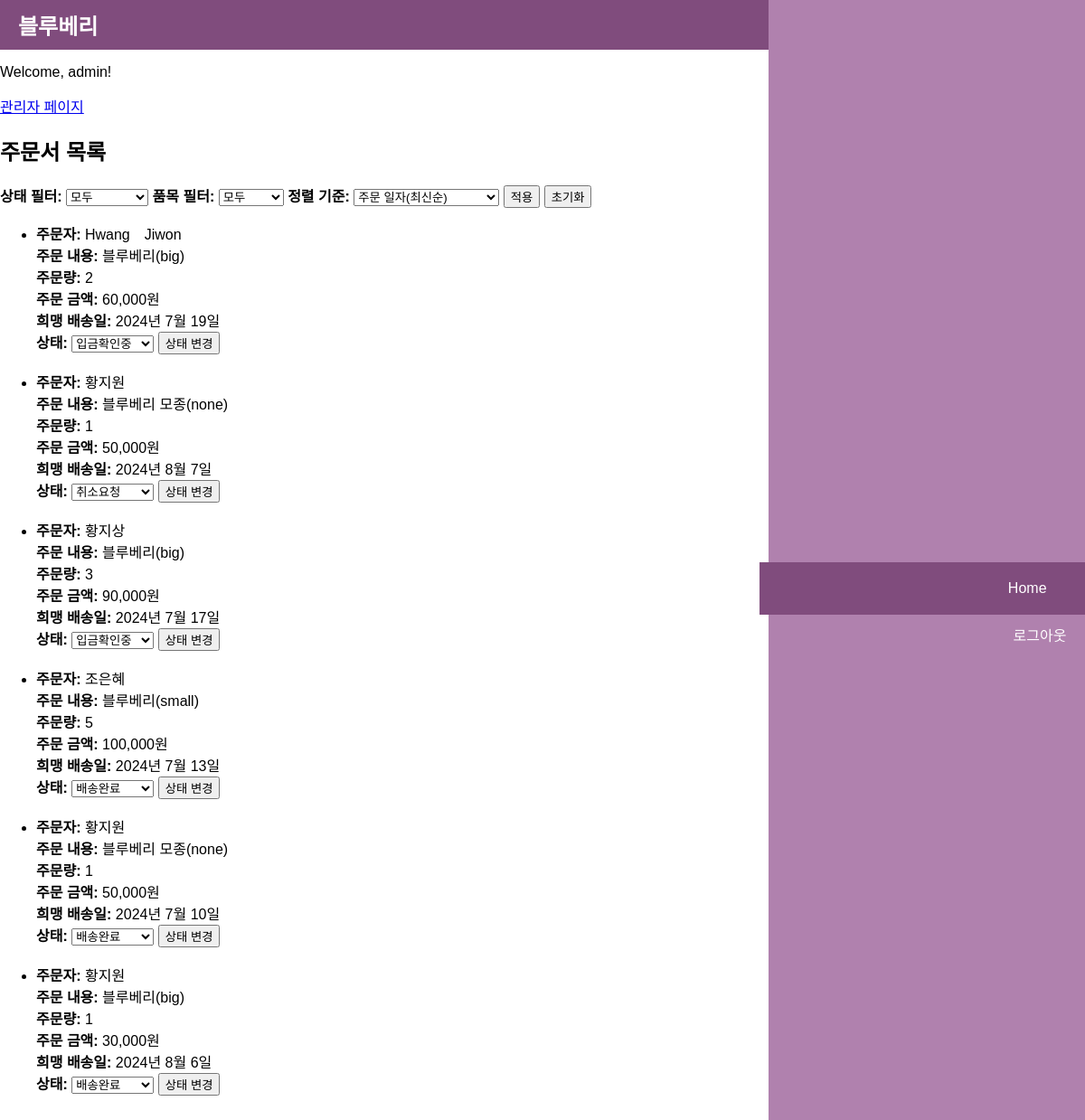
The page /custom-admin/orders/ (signed in) on the database as committed earlier.
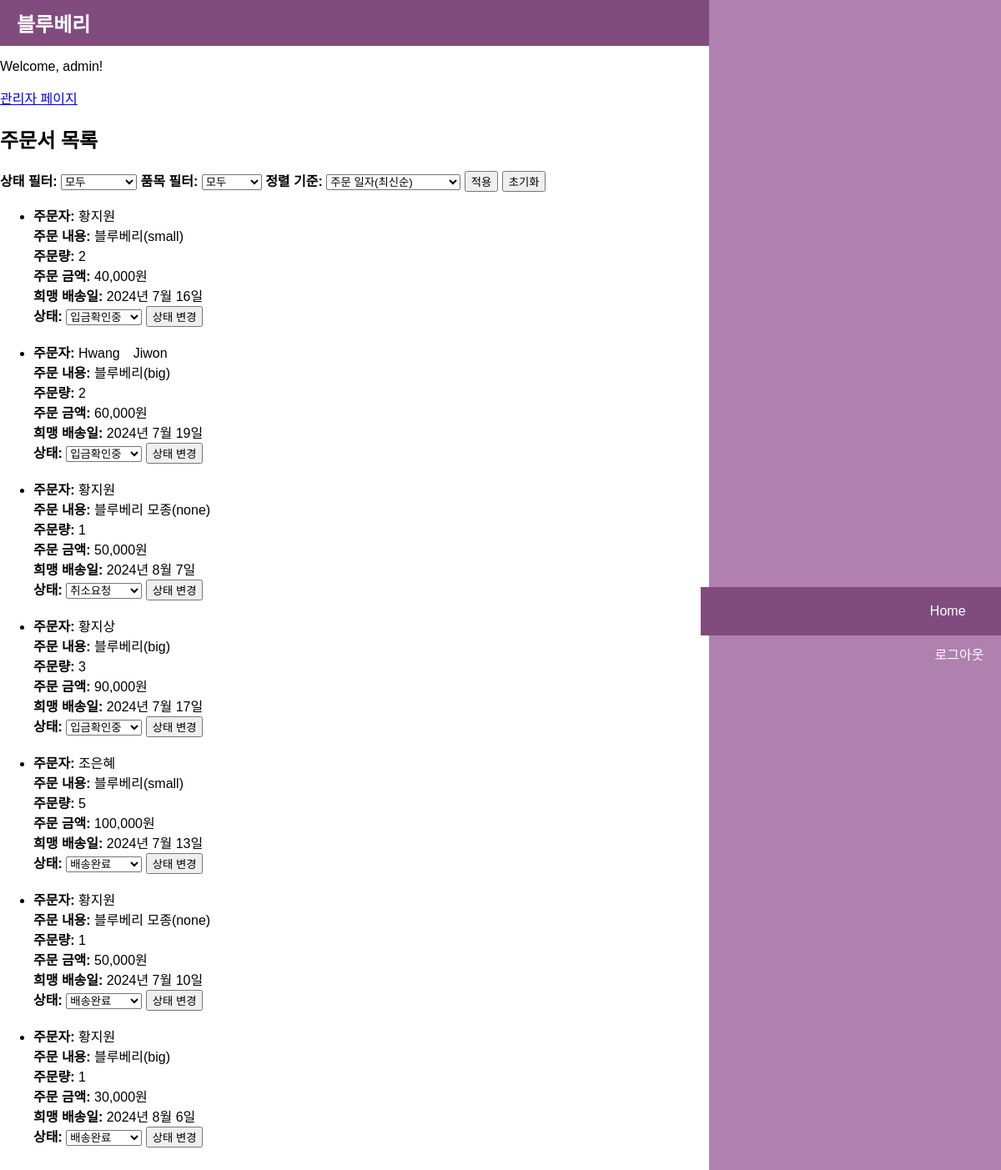
The same page on the database as committed later.
### orders/models.py (models this page shows, shortened)
class Order(models.Model):
    SIZE_CHOICES = [
        ('small', '소과'),
        ('big', '대과'),
        ('none', '모종(해당없음)'),
    ]
    STATUS_CHOICES = [
        ('pending', '입금확인중'),
        ('preparing', '배송준비중'),
        ('shipping', '배송중'),
        ('completed', '배송완료'),
        ('canceling', '취소요청'),
        ('cancelled', '취소완료'),
    ]
    user = models.ForeignKey(User, on_delete=models.CASCADE)
    item = models.ForeignKey(Item, on_delete=models.CASCADE)
    size = models.CharField(max_length=5, choices=SIZE_CHOICES, null=True, blank=True)
    quantity = models.PositiveIntegerField()
    name = models.CharField(max_length=100)
    contact = models.CharField(max_length=100)
    postcode = models.CharField(max_length=10)
    address = models.CharField(max_length=255)
    detail_address = models.CharField(max_length=255)
    preferred_delivery_date = models.DateField()
    depositor_name = models.CharField(max_length=100)
    status = models.CharField(max_length=10, choices=STATUS_CHOICES, default='입금확인중')
    review_written = models.BooleanField(default=False) #TODO
    total_price = models.DecimalField(max_digits=10, decimal_places=0, editable=False)
    cancel_requested = models.BooleanField(default=True)

### items/models.py (models this page shows)
class Item(models.Model):
    CATEGORY_CHOICES = [
        ('fruit','과일'),
        ('seed','모종'),
    ]
    name = models.CharField(max_length=100)
    category = models.CharField(max_length=20,choices=CATEGORY_CHOICES)
    price_per_small = models.DecimalField(max_digits=10, decimal_places=0, null=True, blank=True)
    price_per_big = models.DecimalField(max_digits=10, decimal_places=0, null=True, blank=True)
    price_per_unit = models.DecimalField(max_digits=10, decimal_places=0, null=True, blank=True)
    def __str__(self):
        return self.name

### custom_admin/views.py (the view)
    def wrapped_view_func(request, *args, **kwargs):
        if not request.user.is_staff:
            messages.error(request, "관리자만 권한이 있는 페이지입니다.")
            return redirect('home')
        return view_func(request, *args, **kwargs)

### custom_admin/views.py (called while the page is built)
def admin_required(view_func):
    def wrapped_view_func(request, *args, **kwargs):
        if not request.user.is_staff:
            messages.error(request, "관리자만 권한이 있는 페이지입니다.")
            return redirect('home')
        return view_func(request, *args, **kwargs)
    return wrapped_view_func

@admin_required
def order_list(request):
    orders = Order.objects.all()
    get_status = request.GET.get('status')
    if get_status:
        orders = orders.filter(status=get_status)
    get_item = request.GET.get('item')
    if get_item:
        orders = orders.filter(item__category=get_item)
    sort_by = request.GET.get('sort_by')
    if sort_by:
        if sort_by == "total_price":
            orders = orders.order_by(sort_by).reverse()
        elif sort_by == "preferred_delievery_date":
            orders = orders.order_by(sort_by)
    else: # 기본은 최신순
        orders = orders.order_by('-id')
    return render(request, 'custom_admin/order_list.html', {'orders': orders})

### custom_admin/templates/custom_admin/order_list.html (shortened to what this page needs)
{% extends 'base.html' %}
{% block content %}
<a href="{% url 'admin_dashboard' %}">관리자 페이지</a>
<h2>주문서 목록</h2>
<form method="get">
    <strong>상태 필터:</strong>
    <select name="status">
        <option value="">모두</option>
    </select>
    <strong>품목 필터:</strong>
    <select name="item">
        <option value="">모두</option>
    </select>
    <strong>정렬 기준:</strong>
    <select name="sort_by">
        <option value="">주문 일자(최신순)</option>
    </select>
    <button type="submit">적용</button>
    <a href="{% url 'admin_order_list' %}">
      <button type="button">초기화</button>
    </a>
</form>
<ul>
    {% for order in orders %}
    <li>
        <strong>주문자:</strong> {{ order.name }}<br>
        <strong>주문 내용:</strong> {{ order.item }}({{ order.size }})<br>
        <strong>주문량:</strong> {{ order.quantity }}<br>
        <strong>주문 금액:</strong> {{ order.total_price }}원<br>
        <strong>희맹 배송일:</strong> {{ order.preferred_delivery_date }}<br>
        <form action="{% url 'update_order_status' order.id %}"method="post">
            <strong>상태:</strong>
            <select name="status">
                <option value="{{ order.status }}"selected disabled hidden>{{ order.get_status_display }}</option>
            </select>
            <button type="submit">상태 변경</button>
        </form>
        <br>
    </li>
    {% endfor %}
</ul>
{% endblock %}

Rows that differ between the two databases and show on the page:
added Order: name "황지원", item "블루베리", size "small", quantity "2", total_price "40,000", preferred_delivery_date "2024년 7월 16일", status "입금확인중"
